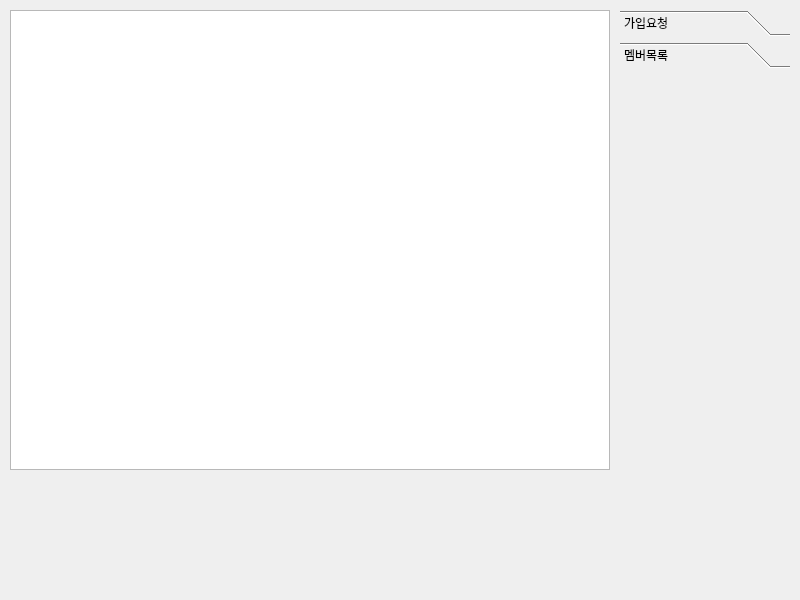
<?xml version="1.0" encoding="UTF-8"?>
<ui version="4.0">
 <class>AdminInfoForm</class>
 <widget class="QWidget" name="AdminInfoForm">
  <property name="geometry">
   <rect>
    <x>0</x>
    <y>0</y>
    <width>800</width>
    <height>600</height>
   </rect>
  </property>
  <property name="windowTitle">
   <string>Form</string>
  </property>
  <widget class="QStackedWidget" name="stackedWidget">
   <property name="geometry">
    <rect>
     <x>10</x>
     <y>10</y>
     <width>600</width>
     <height>460</height>
    </rect>
   </property>
   <property name="currentIndex">
    <number>0</number>
   </property>
   <widget class="QWidget" name="page_0">
    <widget class="QTableWidget" name="reqWidget">
     <property name="geometry">
      <rect>
       <x>0</x>
       <y>0</y>
       <width>600</width>
       <height>460</height>
      </rect>
     </property>
    </widget>
   </widget>
   <widget class="QWidget" name="page_1">
    <widget class="QTableWidget" name="membWidget">
     <property name="geometry">
      <rect>
       <x>0</x>
       <y>0</y>
       <width>600</width>
       <height>460</height>
      </rect>
     </property>
    </widget>
   </widget>
  </widget>
  <widget class="QToolBox" name="toolBox">
   <property name="geometry">
    <rect>
     <x>620</x>
     <y>10</y>
     <width>170</width>
     <height>460</height>
    </rect>
   </property>
   <property name="currentIndex">
    <number>1</number>
   </property>
   <widget class="QWidget" name="reqTool">
    <property name="geometry">
     <rect>
      <x>0</x>
      <y>0</y>
      <width>170</width>
      <height>390</height>
     </rect>
    </property>
    <attribute name="label">
     <string>가입요청</string>
    </attribute>
   </widget>
   <widget class="QWidget" name="membTool">
    <property name="geometry">
     <rect>
      <x>0</x>
      <y>0</y>
      <width>170</width>
      <height>390</height>
     </rect>
    </property>
    <attribute name="label">
     <string>멤버목록</string>
    </attribute>
   </widget>
  </widget>
 </widget>
 <resources/>
 <connections/>
</ui>
